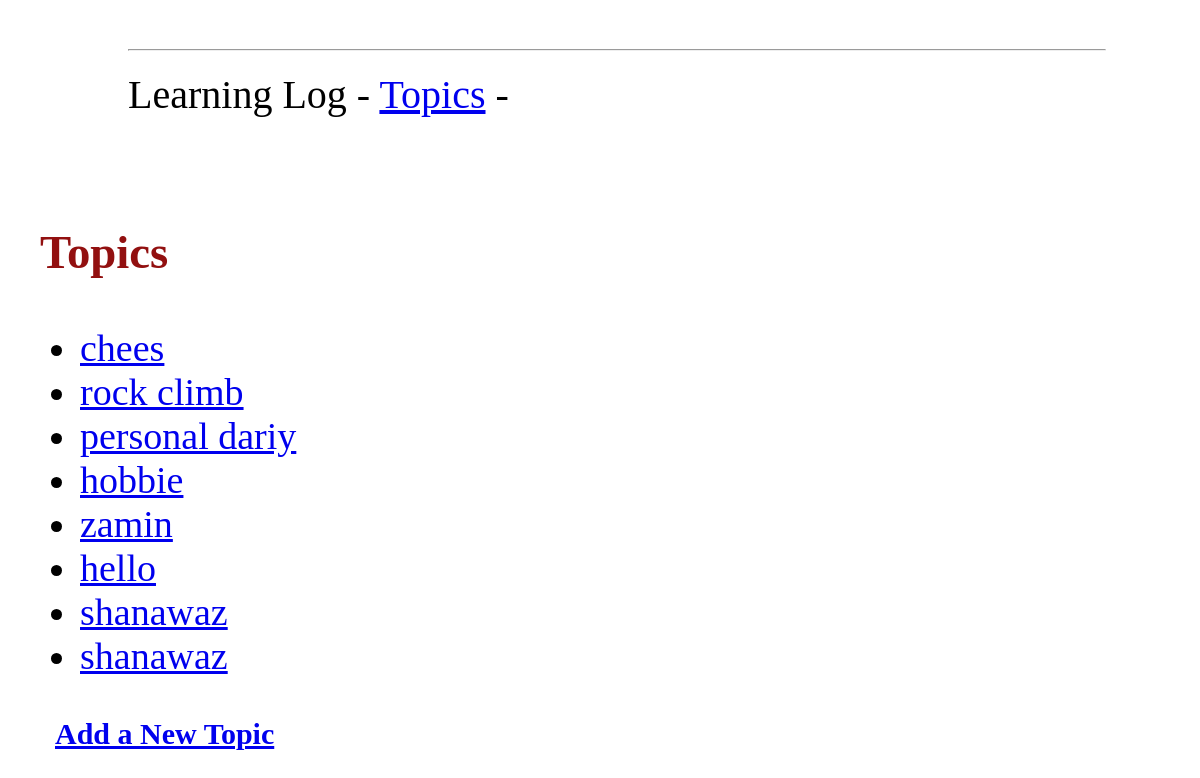
Before: /topics/ with the older database file.
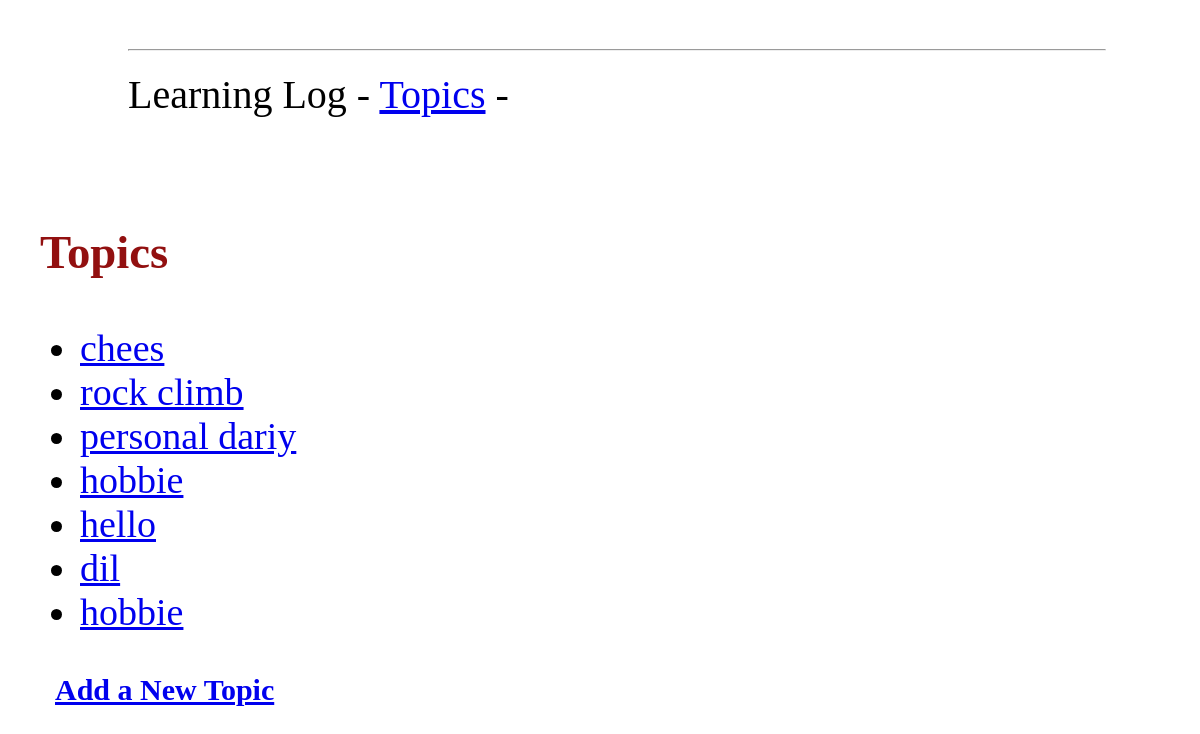
After: the same page with the newer database file.
### learning_logs/models.py (models this page shows)
class Topic(models.Model):
	text=models.CharField(max_length=200)
	date_added=models.DateTimeField(auto_now_add=True)
	def __str__(self):
		return self.text

### learning_logs/views.py (the view)
# urls.py: url(r'^topics/$',views.topics,name='topics'),
def topics(request):
	topics = Topic.objects.order_by('date_added')
	context = {'topics':topics}
	return render(request, 'learning_logs/topics.html',context)

### learning_logs/templates/learning_logs/topics.html (shortened to what this page needs)
{% extends "learning_logs/base.html" %}
{% block content %}
    <div class ="zam" style="font-size:38px; padding: 20px; align-items: center;margin-left: 12px;" >
        <div class ="topic" style="border-radius: 10vh; color: rgb(146, 16, 16);font-size: 5vh;">
        <p><h3>Topics</h3></p>
    </div>
        <ul>
            {% for topic in topics %}
            <li>
                <a href="{% url 'learning_logs:topic' topic.id %}">{{ topic }}</a>
            </li>
            {% empty %}
            <li>No topics have been added yet.</li>
            {% endfor %}
        </ul>
        <div class ="ram" style="font-size: 30px;  margin-left:15px;border-radius: 2vh; cursor: pointer;">
            <a href="{% url 'learning_logs:new_topic' %}"> <h4>Add a New Topic</h4></a>
        </div>
    </div>
{% endblock content %}

Changed rows visible on the page:
removed Topic: text "zamin"
removed Topic: text "shanawaz"
removed Topic: text "shanawaz"
added Topic: text "dil"
added Topic: text "hobbie"
